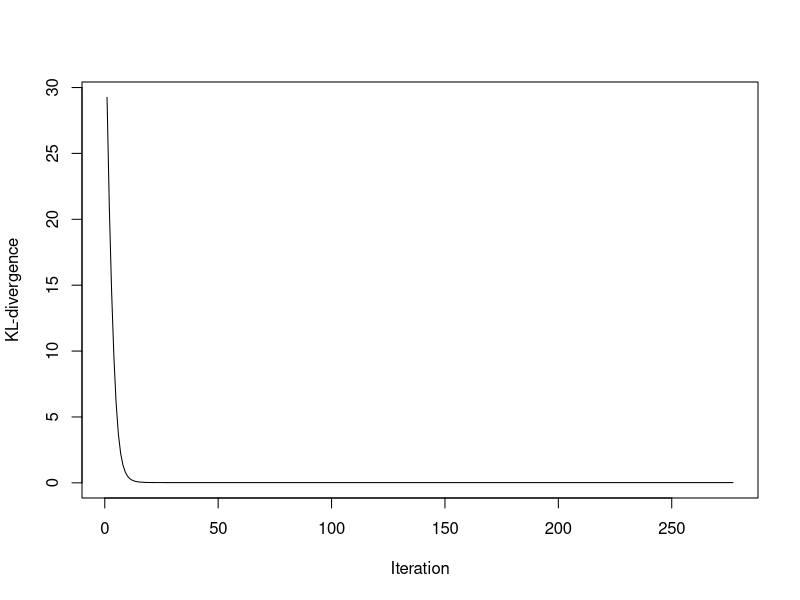

Here is the R script that generated this plot:
# Function for calculating the generalised KL-divergence
gkl.dev <- function(x, y){
  if(length(x) != length(y)){
    stop("The input has different lengths.")
  }
  if(any(x < 0 | y < 0)){
    stop("The input is negative.")
  }
  r <- y 
  p <- which(x > 0)   # 0 log(0) = 0
  r[p] <- (x * (log(x) - log(y)) - x + y)[p]   
  return(sum(r))
}

gkl.dev.reg <- function(V, W, H, lambda, k, delta = 1){
  div <- gkl.dev(as.vector(V), as.vector(W %*% H))
  X <- t(W) %*% W + delta * diag(nrow = k) 
  return(div + lambda * log(det(X)))
}

# Min-Vol KL-NMF algorithm as described in Section 2.4...
MINVOLNMF = function(V, k, seed = 42, arrange = TRUE, tol = 1e-5, maxiter = 1000, lambda = 1e-2){
  m <- dim(V)[1]
  n <- dim(V)[2]
  eps <- 1e-10   # to avoid underflow
  
  div <- rep(0, length(seed)) 
  Wlist <- list()
  Hlist <- list()
  reslist <- list() 
  
  for(i in 1:length(seed)){
    set.seed(seed[i])
    gamma <- 1
    # Initialize W and H
    W <- matrix(stats::runif(m*k), nrow = m, ncol = k)  
    H <- matrix(stats::runif(k*n), nrow = k, ncol = n)  
    
    ones <- matrix(1, nrow = m, ncol = n) 
    
    obj <- rep(0, maxiter) 
    niter <- maxiter
    
    for(t in 1:maxiter){
      # Update of H
      WH <- W %*% H
      WH[WH <= 0] <- eps
      H <- H * (t(W) %*% (V / WH)) / (t(W) %*% ones)
      H[H <= 0] <- eps
      
      Y <- solve(t(W) %*% W + diag(nrow = k))
      
      Y_plus <- pmax(Y,0)
      Y_minus <- pmax(-Y,0)
      
      # Update of W 
      WH <- W %*% H
      WH[WH <= 0] <- eps
      
      Wup <- W * (((ones %*% t(H) - 4 * lambda * (W %*% Y_minus))^2 + (8 * lambda * W %*% (Y_plus + Y_minus)) * ((V / (WH)) %*% t(H)))^(1/2) - (ones %*% t(H) - 4 * lambda * W %*% Y_minus)) / (4 * lambda * W %*% (Y_plus + Y_minus) + eps)
      Wup[Wup <= 0] <- eps
      
      # Normalize
      Hnom <- colSums(Wup) * H
      Wnom <- t(t(Wup) * 1/colSums(Wup))
      H <- colSums(W) * H
      W <- t(t(W) / colSums(W))
      
      # Line-search
      while (gkl.dev.reg(V, Wnom, Hnom, lambda, k) > gkl.dev.reg(V, W, H, lambda, k) &&
             gamma > eps) {
        gamma <- gamma * 0.8
        Wnom <- (1 - gamma) * W + gamma * Wup
        Hnom <- colSums(Wnom) * H
        Wnom <- t(t(Wnom) * 1/colSums(Wnom))
      }
      W <- Wnom
      H <- Hnom
        
      gamma <- min(1, gamma * 1.2)
      
      # Stopping Criterion
      obj[t] <- gkl.dev.reg(V, W, H, lambda, k)
      if(t > 1 && abs(obj[t-1] - obj[t]) / (abs(obj[t-1]) + eps) < 1e-9){
        niter <- t; 
        break}
    }
    
    # Normalization of W
    H <- colSums(W) * H
    W <- t(t(W) * 1/colSums(W))
    
    Wlist[[i]] <- W
    Hlist[[i]] <- H
    div[i] <- gkl.dev(as.vector(V), as.vector(W %*% H))
    reslist[[i]] <- list(iter = niter, objfn = obj[1:niter])
  }
  
  best <- which.min(div)
  W <- Wlist[[best]]
  H <- Hlist[[best]]
  
  # Permutation of the columns
  if(arrange == TRUE){
    idx <- order(rowSums(H), decreasing = TRUE)
    W <- W[, idx]
    H <- H[idx, ]
  }
  
  Output <- list()
  Output$W <- W
  Output$H <- H
  Output$gkl <- div[best]
  Output$iter <- reslist[[best]]$iter
  Output$objfn <- reslist[[best]]$objfn
  
  return(Output)
}




# Eksempel 1

A = matrix(c(1, 1, 0,
             2, 2, 0,
             0, 1, 2,
             0, 2, 3),
           nrow = 4, ncol = 3)

A = matrix(c(1, 1, 0,
             2, 2, 0,
             0, 1, 2,
             0, 2, 3),
           nrow = 4, ncol = 3, byrow = TRUE)

fit2 <- MINVOLNMF(A, k = 2, seed = 1:10, tol = 1e-8, maxiter = 1000)
fit2$iter

fit2$W %*% fit2$H

# Eksempel 2

V = matrix(c(20, 3, 24, 19,  2, 15,
             9, 14, 25, 30, 15, 10,
             30, 6, 12, 10, 11,  7,
             9, 27, 5, 11, 19, 15),
           nrow = 4, ncol = 6)

fit <- MINVOLNMF(V, k = 5, seed = 1:10, tol = 1e-8)


fit$W
fit$H

plot(fit$objfn,  type = "l", xlab = "Iteration", ylab = "KL-divergence")
fit$gkl

round(fit$W %*% fit$H, 2)
